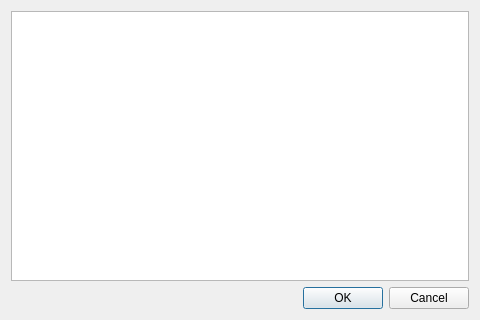
<?xml version="1.0" encoding="UTF-8"?>
<ui version="4.0">
 <class>FundListDialog</class>
 <widget class="QDialog" name="FundListDialog">
  <property name="windowModality">
   <enum>Qt::ApplicationModal</enum>
  </property>
  <property name="geometry">
   <rect>
    <x>0</x>
    <y>0</y>
    <width>480</width>
    <height>320</height>
   </rect>
  </property>
  <property name="minimumSize">
   <size>
    <width>480</width>
    <height>320</height>
   </size>
  </property>
  <property name="maximumSize">
   <size>
    <width>16777215</width>
    <height>16777215</height>
   </size>
  </property>
  <property name="windowTitle">
   <string>Fund list</string>
  </property>
  <property name="windowIcon">
   <iconset resource="../resources.qrc">
    <normaloff>:/icons/icon.png</normaloff>:/icons/icon.png</iconset>
  </property>
  <property name="modal">
   <bool>true</bool>
  </property>
  <layout class="QVBoxLayout" name="verticalLayout">
   <item>
    <widget class="QTableView" name="tV_funds">
     <property name="selectionMode">
      <enum>QAbstractItemView::SingleSelection</enum>
     </property>
     <property name="selectionBehavior">
      <enum>QAbstractItemView::SelectRows</enum>
     </property>
     <property name="showGrid">
      <bool>true</bool>
     </property>
     <property name="sortingEnabled">
      <bool>true</bool>
     </property>
     <attribute name="horizontalHeaderStretchLastSection">
      <bool>true</bool>
     </attribute>
     <attribute name="verticalHeaderVisible">
      <bool>false</bool>
     </attribute>
     <attribute name="verticalHeaderHighlightSections">
      <bool>false</bool>
     </attribute>
    </widget>
   </item>
   <item>
    <layout class="QHBoxLayout" name="hL_controls"/>
   </item>
   <item>
    <widget class="QDialogButtonBox" name="buttonBox">
     <property name="standardButtons">
      <set>QDialogButtonBox::Cancel|QDialogButtonBox::Ok</set>
     </property>
    </widget>
   </item>
  </layout>
 </widget>
 <resources>
  <include location="../resources.qrc"/>
 </resources>
 <connections>
  <connection>
   <sender>buttonBox</sender>
   <signal>accepted()</signal>
   <receiver>FundListDialog</receiver>
   <slot>accept()</slot>
   <hints>
    <hint type="sourcelabel">
     <x>269</x>
     <y>298</y>
    </hint>
    <hint type="destinationlabel">
     <x>269</x>
     <y>159</y>
    </hint>
   </hints>
  </connection>
  <connection>
   <sender>buttonBox</sender>
   <signal>rejected()</signal>
   <receiver>FundListDialog</receiver>
   <slot>reject()</slot>
   <hints>
    <hint type="sourcelabel">
     <x>239</x>
     <y>298</y>
    </hint>
    <hint type="destinationlabel">
     <x>239</x>
     <y>159</y>
    </hint>
   </hints>
  </connection>
 </connections>
</ui>
